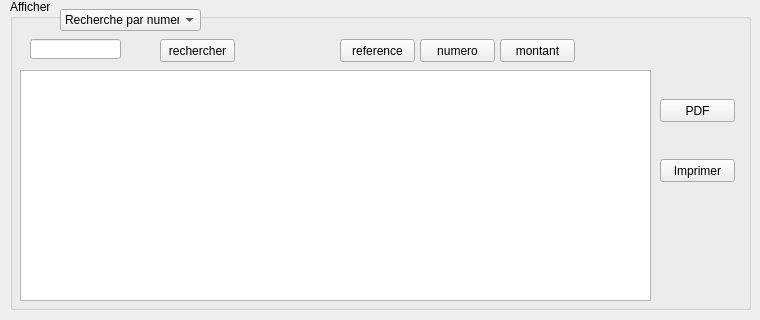
     <widget class="QWidget" name="tab_10">
      <attribute name="title">
       <string>Afficher</string>
      </attribute>
      <widget class="QTableView" name="table_commande">
       <property name="geometry">
        <rect>
         <x>20</x>
         <y>70</y>
         <width>631</width>
         <height>231</height>
        </rect>
       </property>
      </widget>
      <widget class="QGroupBox" name="groupBox_8">
       <property name="geometry">
        <rect>
         <x>10</x>
         <y>-1</y>
         <width>741</width>
         <height>311</height>
        </rect>
       </property>
       <property name="title">
        <string>Afficher</string>
       </property>
       <widget class="QComboBox" name="comboBox">
        <property name="geometry">
         <rect>
          <x>50</x>
          <y>10</y>
          <width>141</width>
          <height>22</height>
         </rect>
        </property>
        <item>
         <property name="text">
          <string>Recherche par numero</string>
         </property>
        </item>
        <item>
         <property name="text">
          <string>Recherche par reference </string>
         </property>
        </item>
        <item>
         <property name="text">
          <string>Recherche par montant</string>
         </property>
        </item>
       </widget>
       <widget class="QPushButton" name="pushButton_14">
        <property name="geometry">
         <rect>
          <x>150</x>
          <y>40</y>
          <width>75</width>
          <height>23</height>
         </rect>
        </property>
        <property name="text">
         <string>rechercher</string>
        </property>
       </widget>
       <widget class="QPushButton" name="pushButton_15">
        <property name="geometry">
         <rect>
          <x>330</x>
          <y>40</y>
          <width>75</width>
          <height>23</height>
         </rect>
        </property>
        <property name="text">
         <string>reference</string>
        </property>
       </widget>
       <widget class="QPushButton" name="pushButton_16">
        <property name="geometry">
         <rect>
          <x>410</x>
          <y>40</y>
          <width>75</width>
          <height>23</height>
         </rect>
        </property>
        <property name="text">
         <string>numero</string>
        </property>
       </widget>
       <widget class="QPushButton" name="pushButton_17">
        <property name="geometry">
         <rect>
          <x>490</x>
          <y>40</y>
          <width>75</width>
          <height>23</height>
         </rect>
        </property>
        <property name="text">
         <string>montant</string>
        </property>
       </widget>
       <widget class="QLineEdit" name="lineEdit_2">
        <property name="geometry">
         <rect>
          <x>20</x>
          <y>40</y>
          <width>91</width>
          <height>20</height>
         </rect>
        </property>
       </widget>
       <widget class="QPushButton" name="pushButton_19">
        <property name="geometry">
         <rect>
          <x>650</x>
          <y>100</y>
          <width>75</width>
          <height>23</height>
         </rect>
        </property>
        <property name="text">
         <string>PDF</string>
        </property>
       </widget>
       <widget class="QPushButton" name="pushButton_20">
        <property name="geometry">
         <rect>
          <x>650</x>
          <y>160</y>
          <width>75</width>
          <height>23</height>
         </rect>
        </property>
        <property name="text">
         <string>Imprimer</string>
        </property>
       </widget>
      </widget>
      <zorder>groupBox_8</zorder>
      <zorder>table_commande</zorder>
     </widget>
